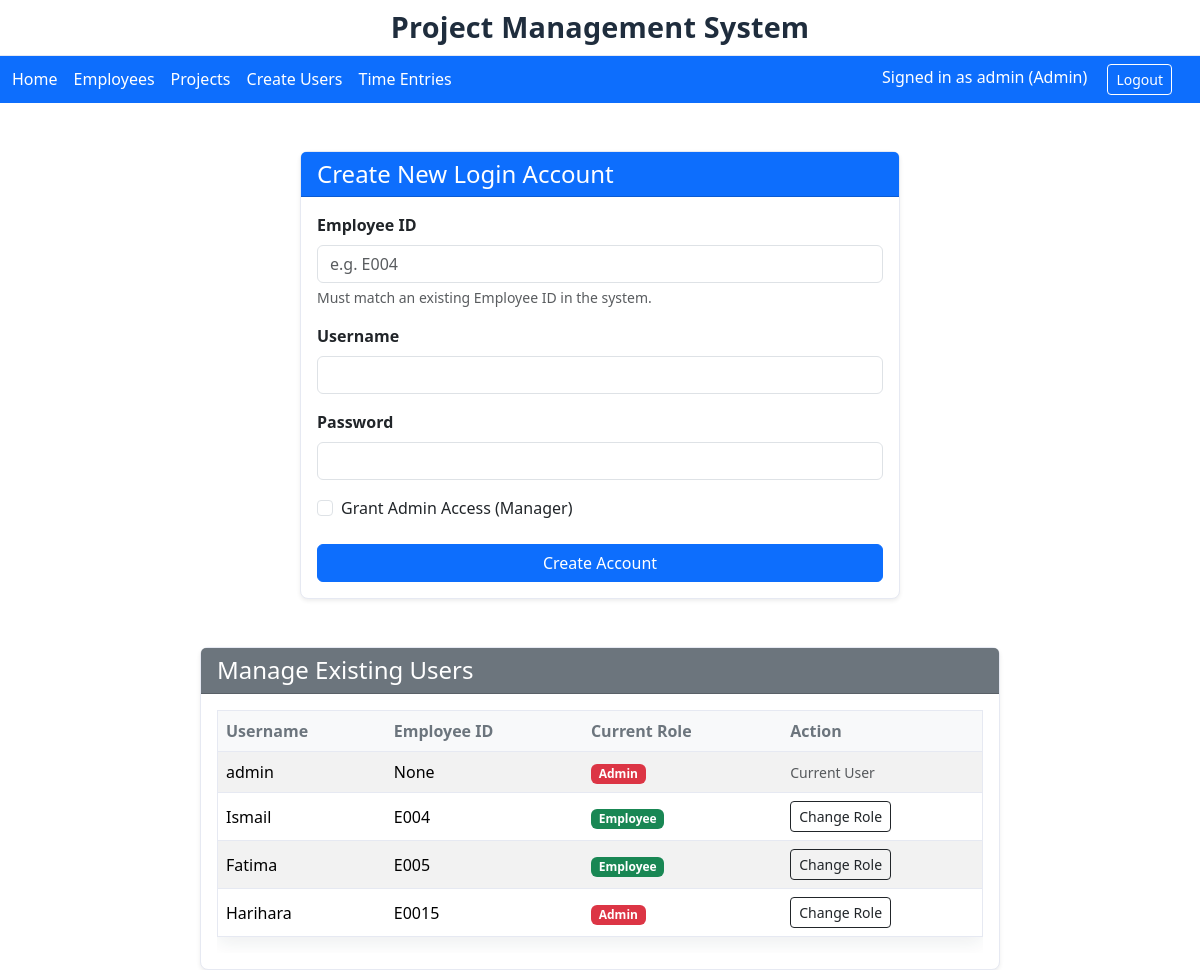
/create-users (signed in), run on an earlier commit of the app's database.
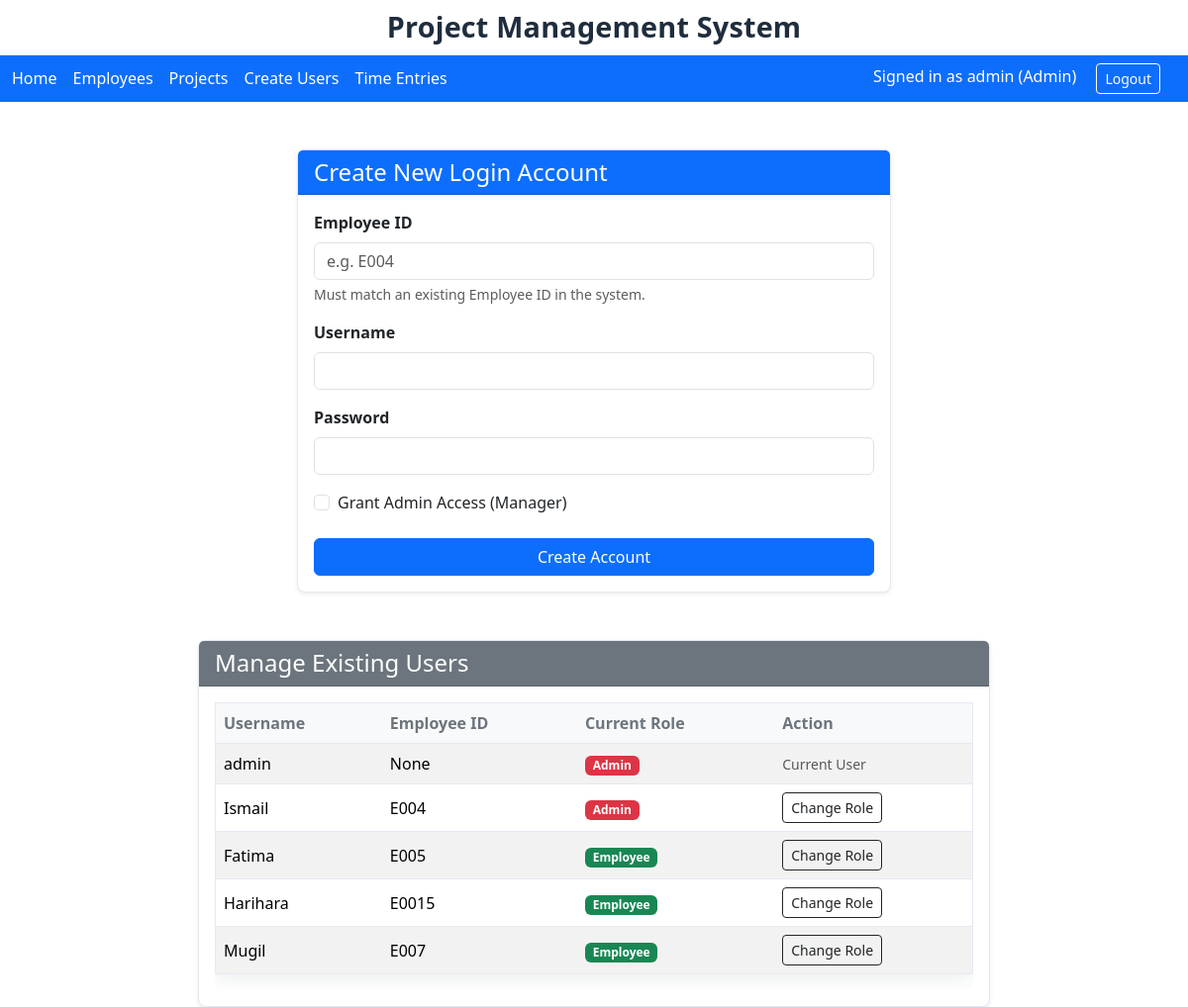
And on a later commit of the database.
### app.py (models this page shows, shortened)
class User(db.Model):
    username = db.Column(db.String, primary_key=True)
    password_hash = db.Column(db.String, nullable=False)
    is_admin = db.Column(db.Boolean, default=False)
    employee_id = db.Column(db.String, db.ForeignKey('employee.id'))

### app.py (the view)
@app.route('/create-users')
@login_required
@admin_required
def create_users_page():
    users = User.query.all()
    return render_template('create_users.html', users=users)

### app.py (called while the page is built)
def login_required(view_func):
    @wraps(view_func)
    def wrapper(*args, **kwargs):
        if 'user' not in session:
            if request.path.startswith('/api/'): return jsonify({'error': 'Unauthorized'}), 401
            return redirect(url_for('login', next=request.path))
        return view_func(*args, **kwargs)
    return wrapper

def admin_required(view_func):
    @wraps(view_func)
    def wrapper(*args, **kwargs):
        if not session.get('is_admin'):
            if request.path.startswith('/api/'): return jsonify({'error': 'Forbidden'}), 403
            return redirect(url_for('time_entries_page'))
        return view_func(*args, **kwargs)
    return wrapper

### templates/create_users.html (shortened to what this page needs)
{% extends "layout.html" %}
{% block content %}
<div class="d-flex flex-column align-items-center">
    <div class="card shadow-sm mb-5" style="width: 100%; max-width: 600px; margin-top: 2rem;">
        <div class="card-header bg-primary text-white">
            <h4 class="mb-0">Create New Login Account</h4>
        </div>
        <div class="card-body">
            <form id="createUserForm">
                <div class="mb-3">
                    <label for="employee_id" class="form-label fw-bold">Employee ID</label>
                    <input type="text" class="form-control" id="employee_id" name="employee_id" placeholder="e.g. E004"
                        required>
                    <div class="form-text">Must match an existing Employee ID in the system.</div>
                </div>
                <div class="mb-3">
                    <label for="username" class="form-label fw-bold">Username</label>
                    <input type="text" class="form-control" id="username" name="username" required>
                </div>
                <div class="mb-3">
                    <label for="password" class="form-label fw-bold">Password</label>
                    <input type="password" class="form-control" id="password" name="password" required>
                </div>
                <div class="mb-4 form-check">
                    <input type="checkbox" class="form-check-input" id="is_admin" name="is_admin">
                    <label class="form-check-label" for="is_admin">Grant Admin Access (Manager)</label>
                </div>
                <div class="d-grid">
                    <button type="submit" class="btn btn-primary">Create Account</button>
                </div>
            </form>
        </div>
    </div>
    <div class="card shadow-sm" style="width: 100%; max-width: 800px;">
        <div class="card-header bg-secondary text-white">
            <h4 class="mb-0">Manage Existing Users</h4>
        </div>
        <div class="card-body">
            <div class="table-responsive">
                <table class="table table-striped table-hover align-middle">
                    <thead class="table-light">
                        <tr>
                            <th>Username</th>
                            <th>Employee ID</th>
                            <th>Current Role</th>
                            <th>Action</th>
                        </tr>
                    </thead>
                    <tbody>
                        {% for user in users %}
                        <tr>
                            <td>{{ user.username }}</td>
                            <td>{{ user.employee_id }}</td>
                            <td id="role-label-{{ user.username }}">
                                {% if user.is_admin %}
                                <span class="badge bg-danger">Admin</span>
                                {% else %}
                                <span class="badge bg-success">Employee</span>
                                {% endif %}
                            </td>
                            <td>
                                {% if user.username == session.get('user') %}
                                <span class="text-muted small">Current User</span>
                                {% else %}
                                <button class="btn btn-sm btn-outline-dark" onclick="toggleRole('{{ user.username }}')">
                                    Change Role
                                </button>
                                {% endif %}
                            </td>
                        </tr>
                        {% endfor %}
                    </tbody>
                </table>
            </div>
        </div>
    </div>
</div>
{% endblock %}

### templates/layout.html (shortened to what this page needs)
<!doctype html>
<html lang="en">
<head>
  <link href="https://cdn.jsdelivr.net/npm/bootstrap@5.3.3/dist/css/bootstrap.min.css" rel="stylesheet">
  <link href="{{ url_for('static', filename='style.css') }}" rel="stylesheet">
</head>
{% set on_login = (request.endpoint == 'login') %}
<body>
  <div class="title-strip">
    <div class="container page-wrap">
      <h1 class="global-title">Project Management System</h1>
    </div>
  </div>
  <div class="topbar py-2">
    <div class="container page-wrap d-flex align-items-center justify-content-between">
      {% if on_login %}
      <div></div>
      <div class="right"><a class="btn btn-outline-light btn-sm" href="{{ url_for('login') }}">Login</a></div>
      {% else %}
      <div class="left d-flex align-items-center">
        <a href="/">Home</a>
        {% if session.get('is_admin') %}
        <a href="/employees">Employees</a>
        <a href="/projects">Projects</a>
        <a href="{{ url_for('create_users_page') }}">Create Users</a>
        {% endif %}
        <a href="/time-entries">Time Entries</a>
      </div>
      <div class="right">
        {% if session.get('user') %}
        <span class="me-3">Signed in as {{ session.get('user') }}{% if session.get('is_admin') %} (Admin){% endif
          %}</span>
        <a class="btn btn-outline-light btn-sm" href="{{ url_for('logout') }}">Logout</a>
        {% else %}
        <a class="btn btn-outline-light btn-sm" href="{{ url_for('login') }}">Login</a>
        {% endif %}
      </div>
      {% endif %}
    </div>
  </div>
  <div class="container page-wrap content-wrap">
    {% block content %}{% endblock %}
  </div>
</body>
</html>

### static/style.css (style rules this page uses)
:root { --topbar: #0d6efd; --topbar-text: #fff; --bg: #ffffff; --ink: #1f2d3d; --muted: #6c757d; --surface: #fff; --border: #e6e9f2; --shadow: 0 6px 18px rgba(31, 45, 61, .08); }
html, body { background: var(--bg); color: var(--ink); font-family: system-ui, -apple-system, "Segoe UI", Roboto, "Helvetica Neue", Arial, "Noto Sans", "Liberation Sans", sans-serif; }
.container.page-wrap { max-width: 1200px; }
.title-strip { background: #fff; border-bottom: 1px solid var(--border); }
.title-strip .global-title { font-size: 1.8rem; font-weight: 800; letter-spacing: .2px; text-align: center; padding: 10px 0; margin: 0; }
.topbar { background: var(--topbar); color: var(--topbar-text); }
.topbar a { color: var(--topbar-text); text-decoration: none; margin-right: 16px; }
.topbar .right .btn { border-color: #fff; color: #fff; }
.content-wrap { padding-top: 16px; }
.card, .table, .modal-content { border: 1px solid var(--border); box-shadow: var(--shadow); border-radius: .5rem; }
.table thead th { color: var(--muted); font-weight: 600; border-bottom: 1px solid var(--border) !important; }
.table td, .table th { vertical-align: middle; }

What changed in the data, as far as the page shows it:
changed User "Ismail": is_admin "Employee" → "Admin"
changed User "Harihara": is_admin "Admin" → "Employee"
added User: username "Mugil", employee_id "E007", is_admin "Employee"
